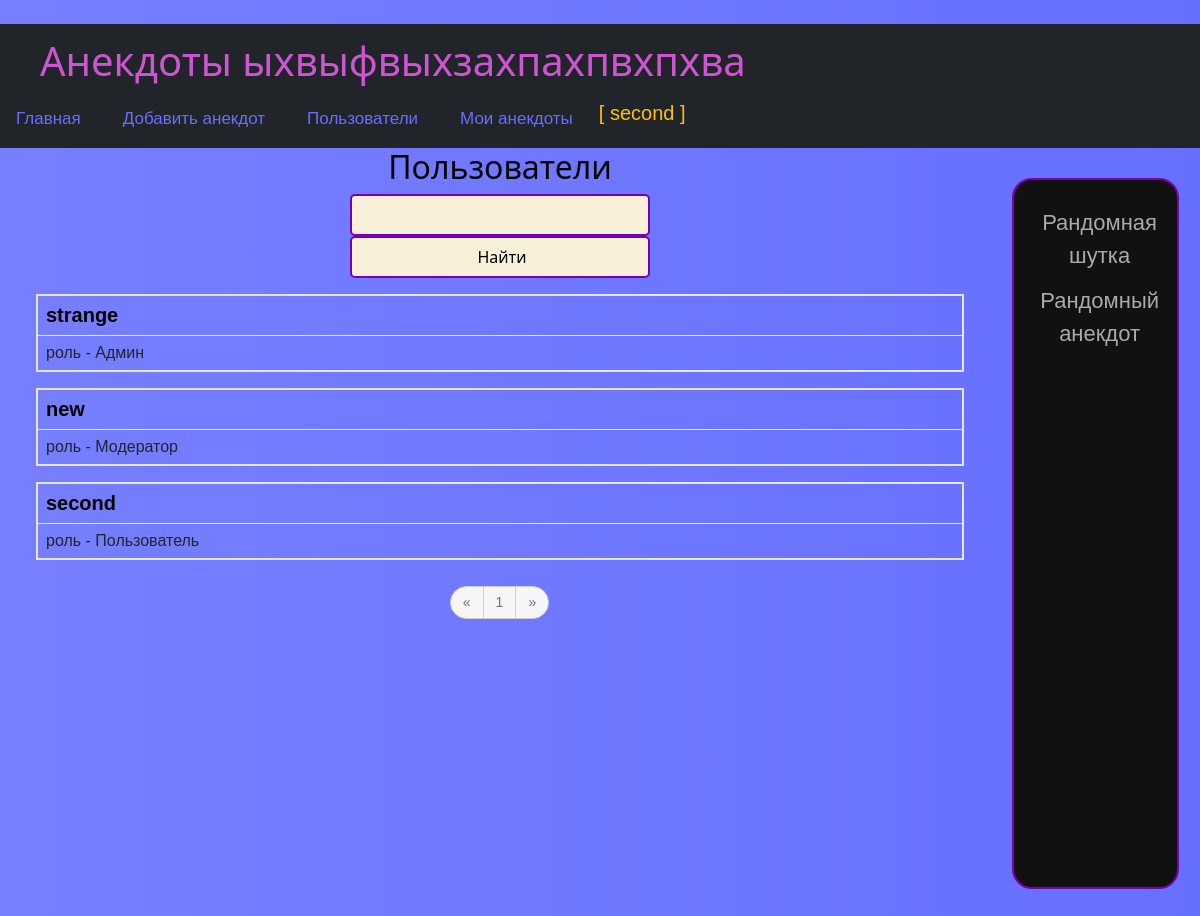
/users (signed in), run on the app's committed database.
### data/users.py (models this page shows, shortened)
class User(SqlAlchemyBase, UserMixin, SerializerMixin):
    __tablename__ = 'users'
    id = sqlalchemy.Column(sqlalchemy.Integer, primary_key=True, autoincrement=True)
    nickname = sqlalchemy.Column(sqlalchemy.String, nullable=True)
    email = sqlalchemy.Column(sqlalchemy.String, index=True, unique=True, nullable=True)
    hashed_password = sqlalchemy.Column(sqlalchemy.String, nullable=True)
    rating = sqlalchemy.Column(sqlalchemy.Integer, nullable=True)
    dislikes = sqlalchemy.Column(sqlalchemy.Integer, nullable=True)
    role = sqlalchemy.Column(sqlalchemy.String, nullable=True)
    banned = sqlalchemy.Column(sqlalchemy.Boolean, nullable=True, default=False)
    anecdots = orm.relation("Anecdote", back_populates='user')

### main.py (the view)
@app.route('/users', methods=['GET'])
@app.route('/users/<int:num>', methods=['GET'])
@login_required
def users(num=0):
    name = request.query_string.decode('utf-8')[5:]
    if name:
        users = g.db_sess.query(User).filter(User.nickname.like(f'%{name}%'))
    else:
        users = g.db_sess.query(User)
    count = users.count()
    lenght = count // 5 + (1 if count % 5 else 0)
    if lenght <= 7:
        pages = range(1, lenght + 1)
    else:
        pages = [1]
        pages += [num - 2, num - 1, num, num + 1, num + 2]
        pages += [lenght]
    return render_template("users.html", users=users[num * 5:(num + 1) * 5], current=num, pages=pages, count=lenght,
                           name=name)

### data/db_session.py (called while the page is built)
def create_session() -> Session:
    global __factory
    return __factory()

### main.py (called while the page is built)
@app.before_request
def before_request():
    g.db_sess = db_session.create_session()

@app.teardown_request
def teardown_request(teardown):
    g.db_sess.close()

@login_manager.user_loader
def load_user(user_id):
    return g.db_sess.query(User).get(user_id)

### templates/users.html (shortened to what this page needs)
{% extends "base.html" %}
{% block right %}
<div class="sidenav">
    <a href="/other_jokes">Рандомная шутка</a>
    <a href="/other_anecdotes">Рандомный анекдот</a>
</div>
{% endblock %}
{% block content %}
<h2 align="center" xmlns:border="http://www.w3.org/1999/xhtml" xmlns="http://www.w3.org/1999/html">Пользователи</h2>
<div align="center">
    <form style="width: 300px;">
        <input type="search" name="text">
        <input type="submit" value="Найти">
    </form>
</div>
<div class="container-fluid">
    {% for item in users%}
    <table class="table table-bordered">
        <tr>
            <td><a class="a_link" href="/user/{{ item.id }}" style="font-size:20px; font-weight:bolder;">{{item.nickname}}</a>
            </td>
        </tr>
        <tr>
            <td>
                {% if item.role == 'moder' %}
                <a>роль - Модератор</a>
                {% elif item.role == 'user' %}
                <a>роль - Пользователь</a>
                {% elif item.role == 'admin' %}
                <a>роль - Админ</a>
                {% endif %}
            </td>
        </tr>
    </table>
    {% endfor %}
    <div align="center">
        <ul class="danuas voduv-peksaucub">
            {% if current > 0 %}
            <li><a class="nav-link active" href="/users/{{ current-1 }}?text={{name}}">«</a></li>
            {% else %}
            <li><a class="nav-link disabled" href="/users/{{ current-1 }}?text={{name}}">«</a></li>
            {% endif %}
            {% for i in pages %}
            {% if i == current + 1 %}
            <li><a class="nav-link disabled" href="/users/{{ i-1 }}?text={{name}}">{{ i }}</a></li>
            {% else %}
            <li><a class="nav-link active" href="/users/{{ i-1 }}?text={{name}}">{{ i }}</a></li>
            {% endif %}
            {%endfor %}
            {% if current < count - 1 %}
            <li><a class="nav-link active" href="/users/{{ current+1 }}?text={{name}}">»</a></li>
            {% else %}
            <li><a class="nav-link disabled" href="/users/{{ current+1 }}?text={{name}}">»</a></li>
            {% endif %}
        </ul>
        <br>
    </div>
</div>
{% endblock %}

### templates/base.html (shortened to what this page needs)
﻿<!DOCTYPE html>
<html lang="ru">
<head>
    <link href="https://cdn.jsdelivr.net/npm/bootstrap@5.1.3/dist/css/bootstrap.min.css" rel="stylesheet"
>
    <link rel="stylesheet" type="text/css" href="/static/css/style.css">
    <div class="navbar bg-dark">
        <div class="navbar-brand"><h1>Анекдоты ыхвыфвыхзахпахпвхпхва</h1></div>
        <ul class="nav">
            <il class="a_link1 nav-item "><a class="a_link1 nav-link active" href="/index/0">Главная</a></il>
            {% if current_user.is_authenticated %}
            {% if current_user.banned == False %}
            <il class="a_link1 nav-item"><a class="a_link1 nav-link active" href="/add_anecdote">Добавить анекдот</a>
            </il>
            {% endif %}
            <il class="a_link1 nav-item"><a class="a_link1 nav-link active" href="/users">Пользователи</a></il>
            <il class="a_link1 nav-item"><a class="a_link1 nav-link active" href="/user/{{ current_user.id }}">Мои
                анекдоты</a></il>
            {% endif %}
            {% if current_user.is_authenticated %}
            <a class="a_link1 nav-item text-warning" style="margin-right: 30px; font-size:20px" href="/logout">[ {{
                current_user.nickname }} ]</a>
            {% else %}
            <div>
                <a class="btn btn-primary " href="/register">Зарегистрироваться</a>
                <a class="btn btn-success" style="padding-right: 40px" href="/login">Войти</a>
            </div>
            {% endif %}
        </ul>
    </div>
</head>
<body>
<div class="container-fluid">
    <div class="row">
        <div class="col-md-10 main-block">{% block content %} {% endblock %}</div>
        <div class="col-md-2 left-block" style="margin-top: 10px;">{% block right %} {% endblock %}</div>
    </div>
</div>
</body>
</html>

### static/css/style.css (style rules this page uses)
h2 { color: #000000; text-align: center; }
.main-block { height: 100vh; }
body, html { width: 100vw; height: 150vh; background: linear-gradient(to right, #777fff, #666fff); }
a { color: black; font-family: helvetica; text-decoration: none; }
.a_link1 a { font-family: helvetica; color: #666fff; font-size: 17px; }
.nav-item { padding-left: 0px; padding-right: 10px; }
.table-bordered { border: 2px solid #E6E6FA; }
input { width: 100%; height: 42px; padding-left: 10px; border: 2px solid #7B00AB; border-radius: 5px; outline: none; background: #F9F0DA; color: #000000; }
.danuas { list-style: none; display: inline-block; padding: 0; margin-top: 10px; }
.danuas li { display: inline; text-align: center; }
.danuas a { float: left; display: block; font-size: 14px; text-decoration: none; padding: 5px 12px; color: #fbf8f8; margin-left: -1px; border: 1px solid transparent; line-height: 1.5; }
.voduv-peksaucub li:first-child a { border-radius: 50px 0 0 50px; }
.voduv-peksaucub li:last-child a { border-radius: 0 50px 50px 0; }
.voduv-peksaucub a { border-color: #cecece; color: #929191; background: #f7f6f6; }
.sidenav { height: 90%; width: 95%; background-color: #111111; overflow-x: hidden; border: 2px solid #7B00AB; border-radius: 20px; outline: none; background: #111111; color: #000000; text-align: center; margin-top: 20px; padding-top: 20px; }
.sidenav a { padding: 6px 8px 6px 16px; text-decoration: none; font-size: 22px; color: #aaaaaa; display: block; }

### data on the page
User: nickname "second", role "роль - Пользователь"
User: nickname "strange", role "роль - Админ"
User: nickname "new", role "роль - Модератор"

### other printed values
{{ i }} "1"
